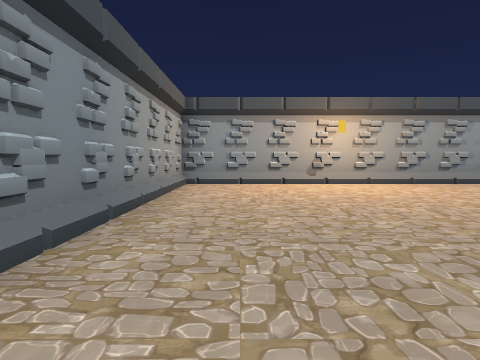
View 1 (above)

18 first-person views from a walk through a Godot game level. The camera is 1.2 m above the floor, tilts 4° down and sees 75° across. The floor is counted in squares, 2 m on a side. Each view is taken from the middle of a square. On the plan, view 1 faces up. The plan holds only what a view shows up to about 9 squares ahead; the rest is blank. The place goes on beyond the plan. Flat picture figures and markers are left out.

View 2
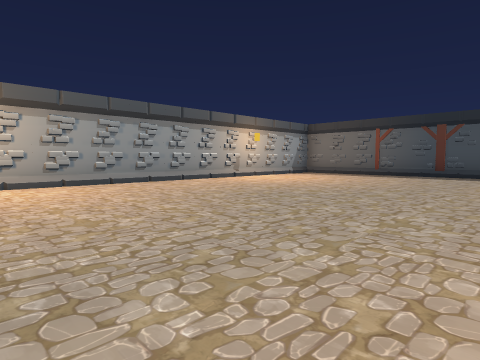

View 3
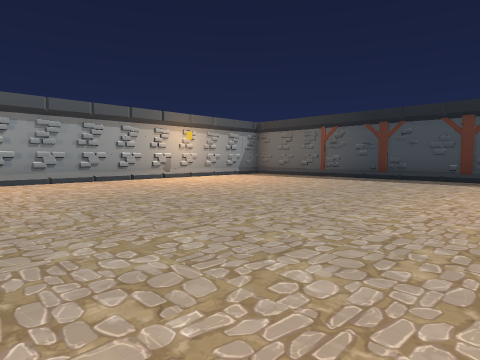

View 4
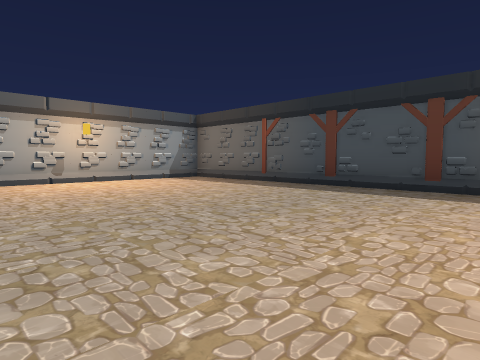

View 5
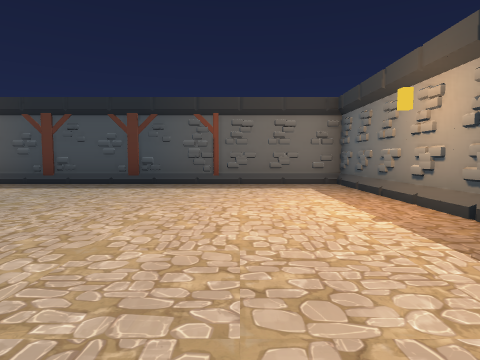

View 6
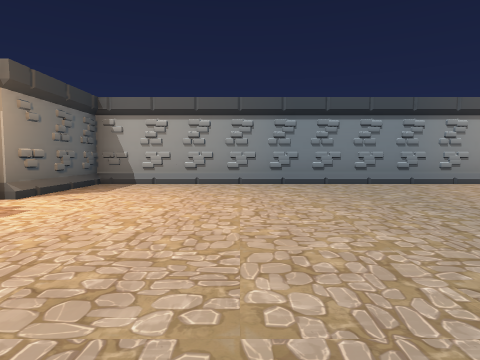

View 7
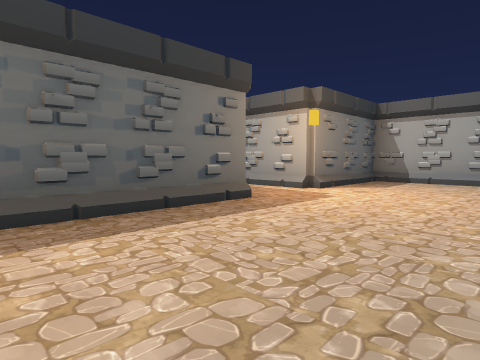

View 8
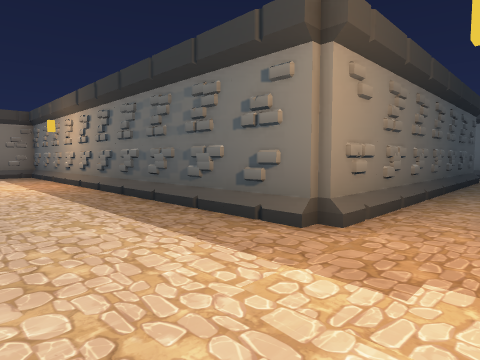

View 9
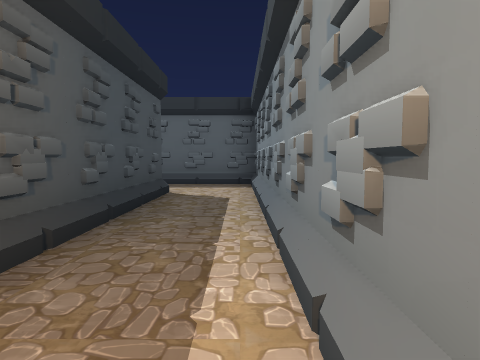

View 10
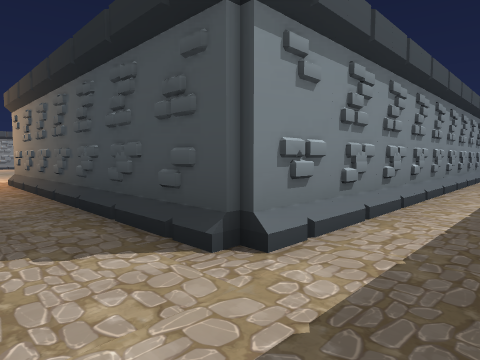

View 11
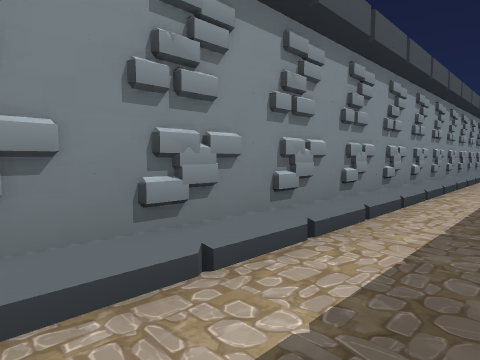

View 12
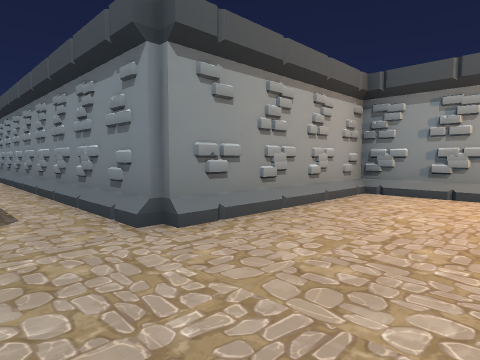

View 13
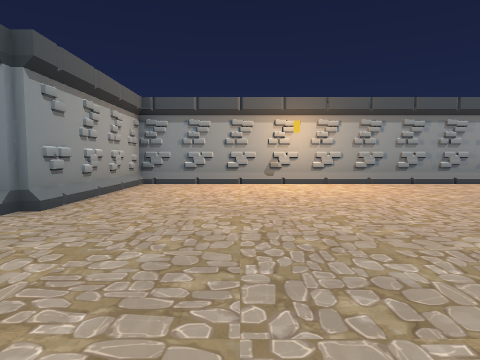

View 14
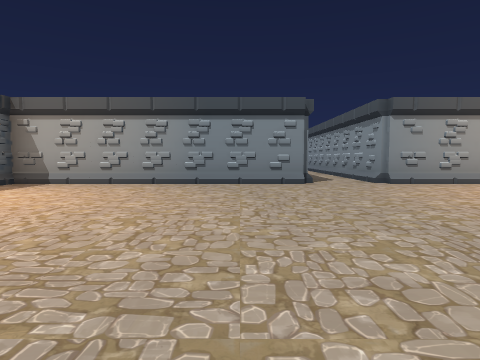

View 15
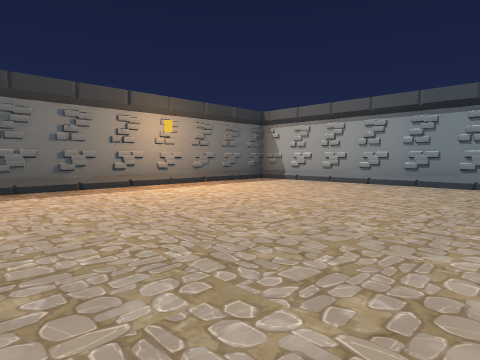

View 16
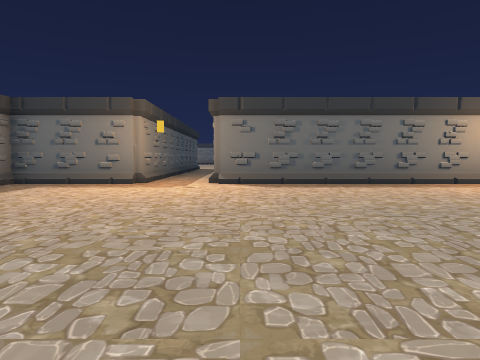

View 17
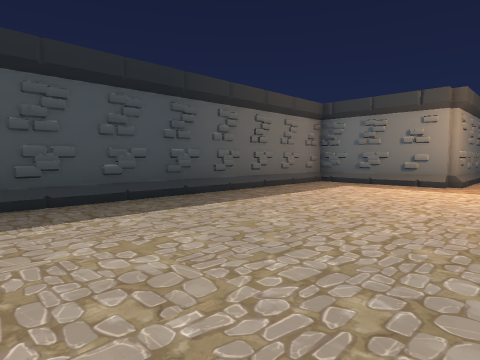

View 18
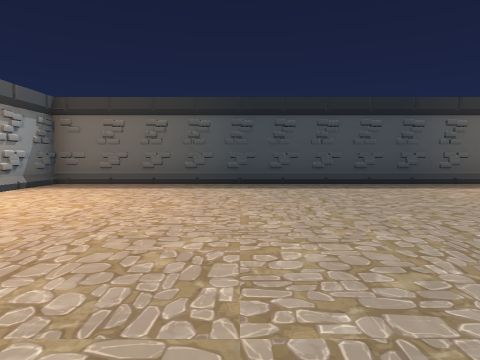

### Floor plan
Points are (right, up) in squares from view 1. A wall is a line through its corners. A room is listed if a view was taken in it or the views show most of it. See-through windows are left out.
Room 1 (views 1, 2, 3, 4, 5, 6, 7, 8, 9, 10, 11)
walls: (11.5, 7.4) (-1.4, 7.4) (-1.4, -4.4) (1.6, -4.4) (1.6, -13.4) (3.9, -13.4); (19.6, -11.6) (3.4, -11.6) (3.4, -4.4) (13.4, -4.4) (13.4, 5.5)
ways out: opening at (19, -12.5) to room 2
Room 2 (views 12, 13, 14, 15, 16, 17, 18)
walls: (27.8, -7.6) (19.6, -7.6) (19.6, -11.6); (19.6, -13.4) (19.6, -20.4) (29.6, -20.4); (31.4, -23.2) (31.4, -20.4) (34.4, -20.4) (34.4, -7.6) (32.6, -7.6)
ways out: opening at (19, -12.5) to room 1

Positions as (right, up) in squares from view 1, and headings:
1: (0, 0), facing up
2: (2, 0), facing up-right
3: (4, -1), facing up-right
4: (7, -1), facing up-right
5: (6, -2), facing right
6: (6, -1), facing left
7: (7, -1), facing down-left
8: (2, -2), facing down-right
9: (2, -6), facing down
10: (2, -13), facing up-right
11: (7, -13), facing up-right
12: (22, -13), facing up-left
13: (22, -15), facing up
14: (27, -15), facing left
15: (27, -14), facing down-left
16: (29, -13), facing down
17: (30, -13), facing down-right
18: (27, -12), facing right
